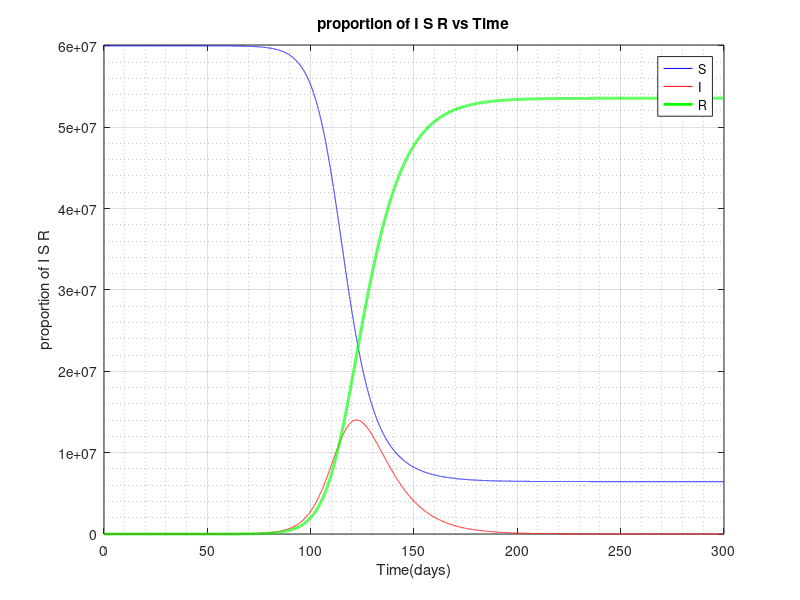

MATLAB code for this plot:
%SIR model
%This model studies the grouth of an infection
%dependent on the variable I, the parameter S and R.


%% Set Parameters
I0 = 1; % portion of infected people

a = 0.25; % coefficient in days^-1 (speed of the infection)

b = 0.1; % coefficient in days^-1 (speed of recovery)

tmax = 300; % number of days to plot

N = 60e6

dt = 0.01; %size of time steps in weeks

Imax = N + 1e5;%Max number infected per graph in millions

plotCase = 4; %the graph to plot 1=S, 2=I, 3=R, 4=All;


%% Initialize Vectors
t = 0:dt:tmax; % vettore di tempo
Nt = length(t); % number of time steps
S = zeros(1,Nt); %initialize the vector of supsectable people
I = zeros(1,Nt); % initialize the vector of infections that i will plot in the graph,with zeros
R = zeros(1,Nt); % initialize the removed vector
I(1) = I0; % first element of the vector infected initialized
S(1) = N-I0; %first element of the vector supsectable initialized


%% calculations

for i = 1:Nt-1
    
    S(i) = N-I(i)-R(i); %total susceptible people in this day
    
    dI = a*I(i)*S(i)/N -b*I(i);  % rate of change per day of infection(dI = dI/dt)
    
    I(i+1) = I(i) + dI*dt;  %total infected people in the day
    
    dR = b*I(i);  %rate of change per day of recovery ()
    
    R(i+1) = R(i) + dR*dt; %total removed people in the day
      
end
S(Nt) = N - I(Nt) - R(Nt);

%% Plots

switch plotCase
    case 1
        plot(t, S, '-b', 'LineWidth', 2)
        axis([0 tmax 0 Imax])
        grid on
        grid minor
        xlabel('Time(days)')
        ylabel('proportion of susceptible')
        title('proportion of susceptible vs time')
        
        
    case 2
        
        plot(t,I, '-r', 'LineWidth', 2)
        axis([0 tmax 0 Imax])
        grid on
        grid minor
        xlabel('Time(days)')
        ylabel('proportion of infected')
        title('proportion of infection vs Time')
    
    case 3
        plot(t,R, '-g', 'LineWidth', 2)
        axis([0 tmax 0 Imax])
        grid on
        grid minor
        xlabel('Time(days)')
        ylabel('proportion of Removed')
        title('proportion of Removed vs Time')
        
    
    case 4
        
        plot(t,S,'-b',...
            t,I, '-r',...
            t,R,'-g','LineWidth', 2)
        axis([0 tmax 0 Imax])
        grid on
        grid minor
        xlabel('Time(days)')
        ylabel('proportion of I S R')
        title('proportion of I S R vs Time')
        legend('S','I','R')
end
